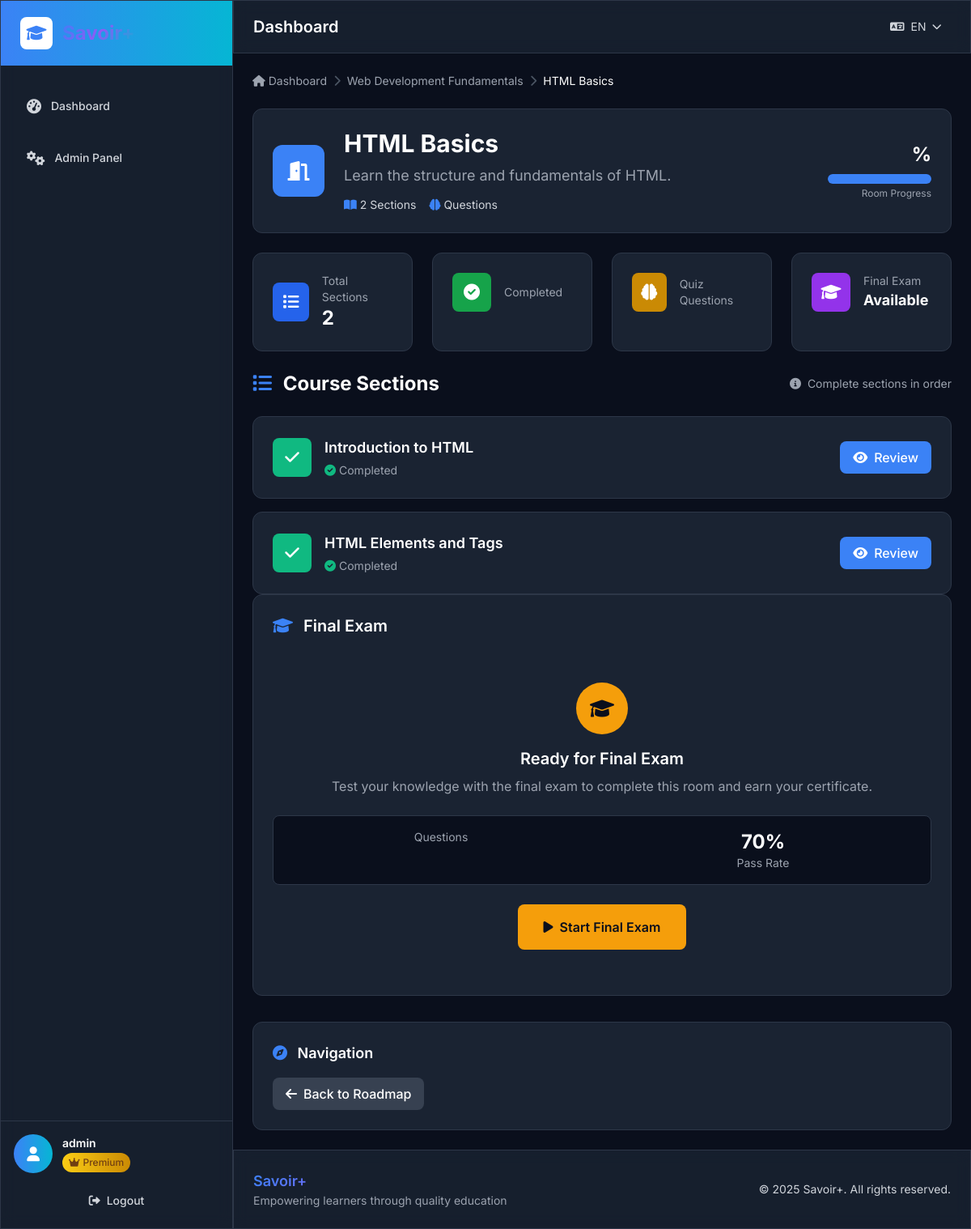
The page /room/1/ (signed in) on the database as committed earlier.
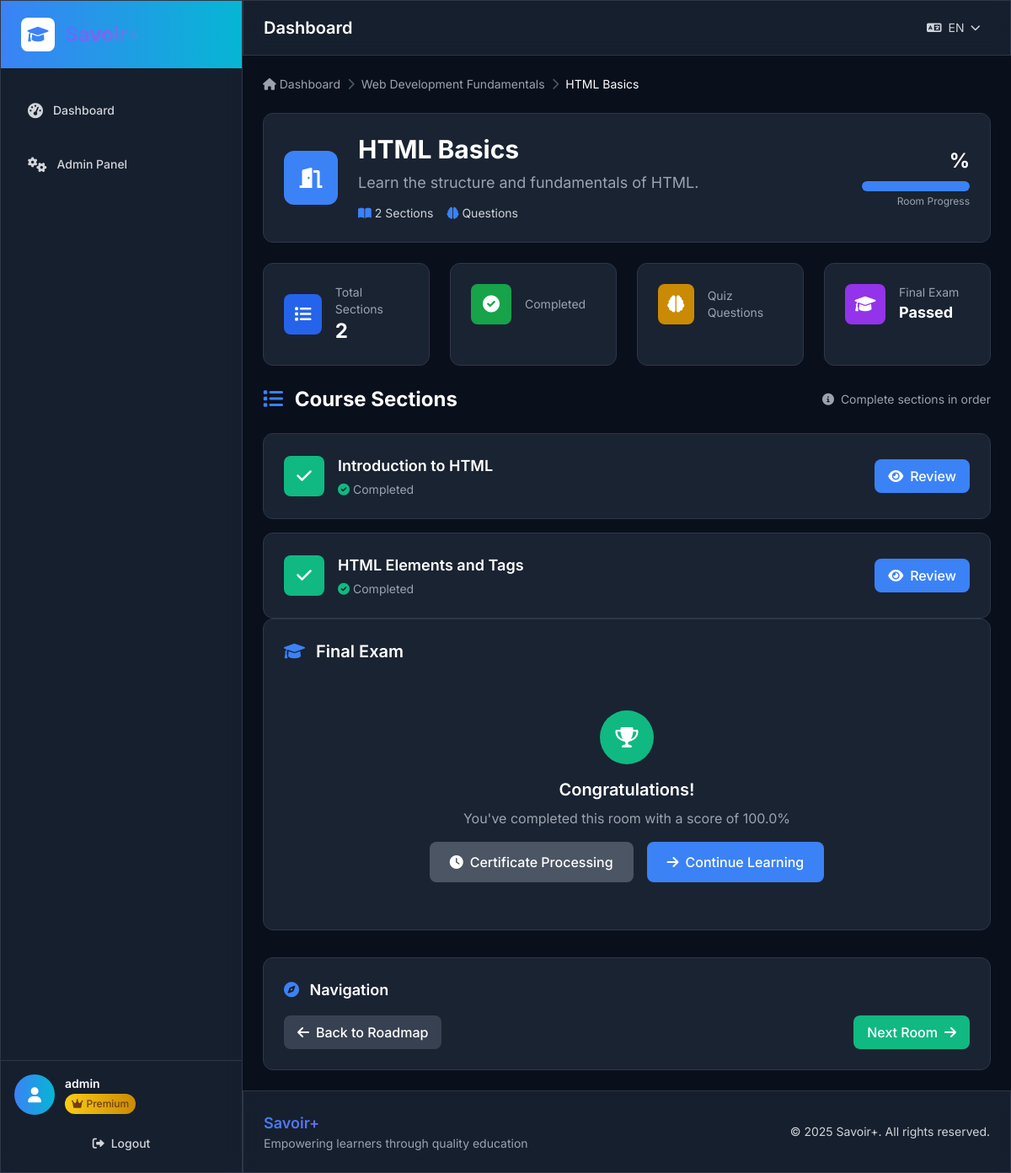
The same page on the database as committed later.
### lms/models.py (models this page shows, shortened)
class RoomCompletion(models.Model):
    user = models.ForeignKey(User, on_delete=models.CASCADE, verbose_name=_('User'))
    room = models.ForeignKey(Room, on_delete=models.CASCADE, verbose_name=_('Room'))
    is_completed = models.BooleanField(default=False, verbose_name=_('Is Completed'))
    completed_at = models.DateTimeField(blank=True, null=True, verbose_name=_('Completed At'))
    final_exam_score = models.FloatField(blank=True, null=True, verbose_name=_('Final Exam Score'))
    certificate = models.ForeignKey('Certificate', on_delete=models.SET_NULL, blank=True, null=True, verbose_name=_('Certificate'))
    class Meta:
        verbose_name = _('Room Completion')
        verbose_name_plural = _('Room Completions')
        unique_together = ['user', 'room']

### lms/views.py (the view)
# urls.py: path('room/<int:room_id>/', views.room_detail, name='room_detail'),
@login_required
def room_detail(request, room_id):
    room = get_object_or_404(Room, id=room_id, is_active=True)
    if not room.is_accessible_by_user(request.user):
        messages.error(request, _('You need to complete the prerequisite room first.'))
        return redirect('dashboard')
    sections = room.sections.filter(is_active=True).order_by('order')
    section_completions = SectionCompletion.objects.filter(
        user=request.user, section__in=sections
    )
    completed_section_ids = {sc.section_id for sc in section_completions if sc.is_completed}
    sections_data = []
    for section in sections:
        is_accessible = section.is_accessible_by_user(request.user)
        is_completed = section.id in completed_section_ids
        sections_data.append({
            'section': section,
            'is_accessible': is_accessible,
            'is_completed': is_completed,
        })
    all_sections_completed = len(completed_section_ids) == sections.count()
    final_questions = room.final_questions.filter(is_active=True).order_by('order')
    room_completion = RoomCompletion.objects.filter(user=request.user, room=room).first()
    context = {
        'room': room,
        'sections': sections,
        'sections_data': sections_data,
        'completed_section_ids': completed_section_ids,
        'all_sections_completed': all_sections_completed,
        'final_questions': final_questions,
        'room_completion': room_completion,
        'user': request.user,
    }
    return render(request, 'lms/room_detail.html', context)

### lms/models.py (called while the page is built)
    def save(self, *args, **kwargs):
        if not self.trial_start_date:
            from django.utils import timezone
            self.trial_start_date = timezone.now()
        if not self.trial_end_date and self.trial_start_date:
            self.trial_end_date = self.trial_start_date + timedelta(days=15)
        super().save(*args, **kwargs)

    @property
    def can_access_quizzes(self):
        return self.is_paid_user

    def is_accessible_by_user(self, user):
        if not self.prerequisite_room:
            return True
        return RoomCompletion.objects.filter(
            user=user,
            room=self.prerequisite_room,
            is_completed=True
        ).exists()

### templates/lms/room_detail.html (shortened to what the changed rows need)
{% extends 'base.html' %}
{% load i18n %}
{% block content %}
<div class="bg-dark-card border border-dark-border rounded-xl p-6 mb-8">
    <div class="flex items-center justify-between">
        <div class="flex items-center">
            <div>
                <h1 class="text-3xl font-bold text-white mb-2">{{ room.title }}</h1>
            </div>
        </div>
    </div>
</div>
<div class="grid grid-cols-1 md:grid-cols-4 gap-6 mb-8">
    <div class="bg-dark-card border border-dark-border rounded-xl p-6">
        <div class="flex items-center">
            <div>
                <p class="text-gray-400 text-sm">{% trans "Final Exam" %}</p>
                <p class="text-lg font-bold text-white">
                    {% if room_completion.is_completed %}
                        {% trans "Passed" %}
                    {% elif all_sections_completed %}
                        {% trans "Available" %}
                    {% else %}
                        {% trans "Locked" %}
                    {% endif %}
                </p>
            </div>
        </div>
    </div>
</div>
<div class="mb-8">
    <div class="flex items-center justify-between mb-6">
        <h2 class="text-2xl font-bold text-white">
            <i class="fas fa-list text-primary mr-2"></i>
            {% trans "Course Sections" %}
        </h2>
    </div>
{% if all_sections_completed %}
<div class="bg-dark-card border border-dark-border rounded-xl p-6 mb-8">
    <div class="flex items-center justify-between mb-6">
        <h2 class="text-xl font-semibold text-white">
            <i class="fas fa-graduation-cap text-primary mr-2"></i>
            {% trans "Final Exam" %}
        </h2>
    </div>
    {% if user.can_access_quizzes %}
        {% if room_completion.is_completed %}
        <div class="text-center py-8">
            <div class="w-16 h-16 bg-success rounded-full flex items-center justify-center mx-auto mb-4">
                <i class="fas fa-trophy text-white text-2xl"></i>
            </div>
            <h3 class="text-xl font-semibold text-white mb-2">{% trans "Congratulations!" %}</h3>
            <p class="text-gray-400 mb-4">{% trans "You've completed this room with a score of" %} {{ room_completion.final_exam_score }}%</p>
            <div class="flex items-center justify-center space-x-4">
                {% if room_completion.certificate %}
                <a href="{% url 'download_certificate' room_completion.certificate.certificate_id %}"
                   class="inline-flex items-center px-6 py-3 bg-success hover:bg-green-700 text-white font-medium rounded-lg transition-colors">
                    <i class="fas fa-download mr-2"></i>
                    {% trans "Download Certificate" %}
                </a>
                {% else %}
                <div class="inline-flex items-center px-6 py-3 bg-gray-600 text-white font-medium rounded-lg">
                    <i class="fas fa-clock mr-2"></i>
                    {% trans "Certificate Processing" %}
                </div>
                {% endif %}
                <a href="{% url 'roadmap_detail' room.roadmap.id %}"
                   class="inline-flex items-center px-6 py-3 bg-primary hover:bg-primary-dark text-white font-medium rounded-lg transition-colors">
                    <i class="fas fa-arrow-right mr-2"></i>
                    {% trans "Continue Learning" %}
                </a>
            </div>
        </div>
        {% else %}
        <div class="text-center py-8">
            <div class="w-16 h-16 bg-warning rounded-full flex items-center justify-center mx-auto mb-4">
                <i class="fas fa-graduation-cap text-dark-bg text-2xl"></i>
            </div>
            <h3 class="text-xl font-semibold text-white mb-2">{% trans "Ready for Final Exam" %}</h3>
            <p class="text-gray-400 mb-6">{% trans "Test your knowledge with the final exam to complete this room and earn your certificate." %}</p>
            <div class="bg-dark-bg border border-dark-border rounded-lg p-4 mb-6">
                <div class="grid grid-cols-2 gap-4 text-center">
                    <div>
                        <p class="text-sm text-gray-400">{% trans "Questions" %}</p>
                    </div>
                    <div>
                        <p class="text-2xl font-bold text-white">70%</p>
                        <p class="text-sm text-gray-400">{% trans "Pass Rate" %}</p>
                    </div>
                </div>
            </div>
            <a href="{% url 'final_exam' room.id %}"
               class="inline-flex items-center px-8 py-4 bg-warning hover:bg-yellow-600 text-dark-bg font-semibold rounded-lg transition-colors transform hover:scale-105">
                <i class="fas fa-play mr-2"></i>
                {% trans "Start Final Exam" %}
            </a>
        </div>
        {% endif %}
    {% endif %}
</div>
{% endif %}
<div class="bg-dark-card border border-dark-border rounded-xl p-6">
    <div class="flex items-center justify-between">
        <a href="{% url 'roadmap_detail' room.roadmap.id %}"
           class="inline-flex items-center px-4 py-2 bg-gray-700 hover:bg-gray-600 text-white font-medium rounded-lg transition-colors">
            <i class="fas fa-arrow-left mr-2"></i>
            {% trans "Back to Roadmap" %}
        </a>
        {% if next_available_section %}
        <a href="{% url 'section_detail' next_available_section.id %}"
           class="inline-flex items-center px-4 py-2 bg-primary hover:bg-primary-dark text-white font-medium rounded-lg transition-colors">
            {% trans "Continue Learning" %}
            <i class="fas fa-arrow-right ml-2"></i>
        </a>
        {% elif room_completion.is_completed %}
        <a href="{% url 'roadmap_detail' room.roadmap.id %}"
           class="inline-flex items-center px-4 py-2 bg-success hover:bg-green-700 text-white font-medium rounded-lg transition-colors">
            {% trans "Next Room" %}
            <i class="fas fa-arrow-right ml-2"></i>
        </a>
        {% endif %}
    </div>
</div>
{% endblock %}

Rows that differ between the two databases and show on the page:
now on this page (row edited): RoomCompletion: final_exam_score "100.0"
changed RoomCompletion: is_completed False → True (drawn)
Other text that changed with them:
text no longer shown: "Available Ready for Final Exam Test your knowledge with the final exam to complete this room and earn your certificate. Questions 70% Pass Rate Start Final Exam"
text now shown: "Passed Congratulations! You've completed this room with a score of % Certificate Processing Continue Learning Next Room"
